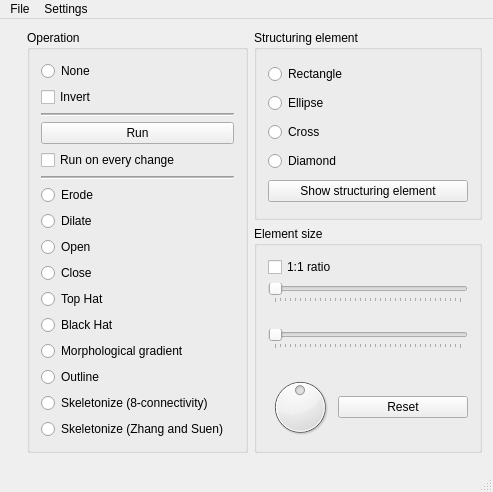
<?xml version="1.0" encoding="UTF-8"?>
<ui version="4.0">
 <author>Kajetan Śwerik</author>
 <class>mainWindowClass</class>
 <widget class="QMainWindow" name="mainWindowClass">
  <property name="geometry">
   <rect>
    <x>0</x>
    <y>0</y>
    <width>464</width>
    <height>442</height>
   </rect>
  </property>
  <property name="sizePolicy">
   <sizepolicy hsizetype="Minimum" vsizetype="Minimum">
    <horstretch>0</horstretch>
    <verstretch>0</verstretch>
   </sizepolicy>
  </property>
  <property name="windowTitle">
   <string>Morph OpenCL</string>
  </property>
  <widget class="QWidget" name="centralWidget">
   <property name="sizePolicy">
    <sizepolicy hsizetype="Minimum" vsizetype="Minimum">
     <horstretch>0</horstretch>
     <verstretch>0</verstretch>
    </sizepolicy>
   </property>
   <property name="maximumSize">
    <size>
     <width>16777215</width>
     <height>16777215</height>
    </size>
   </property>
   <layout class="QGridLayout" name="gridLayout_2">
    <item row="0" column="0">
     <layout class="QGridLayout" name="gridLayout_4">
      <item row="0" column="4">
       <widget class="QGroupBox" name="gbElement">
        <property name="sizePolicy">
         <sizepolicy hsizetype="Minimum" vsizetype="Minimum">
          <horstretch>0</horstretch>
          <verstretch>0</verstretch>
         </sizepolicy>
        </property>
        <property name="minimumSize">
         <size>
          <width>0</width>
          <height>0</height>
         </size>
        </property>
        <property name="maximumSize">
         <size>
          <width>16777215</width>
          <height>16777215</height>
         </size>
        </property>
        <property name="title">
         <string>Structuring element</string>
        </property>
        <layout class="QVBoxLayout" name="verticalLayout">
         <item>
          <widget class="QRadioButton" name="rbRect">
           <property name="text">
            <string>Rectangle</string>
           </property>
          </widget>
         </item>
         <item>
          <widget class="QRadioButton" name="rbEllipse">
           <property name="text">
            <string>Ellipse</string>
           </property>
          </widget>
         </item>
         <item>
          <widget class="QRadioButton" name="rbCross">
           <property name="text">
            <string>Cross</string>
           </property>
          </widget>
         </item>
         <item>
          <widget class="QRadioButton" name="rbDiamond">
           <property name="text">
            <string>Diamond</string>
           </property>
          </widget>
         </item>
         <item>
          <widget class="QPushButton" name="pbShowSE">
           <property name="text">
            <string>Show structuring element</string>
           </property>
          </widget>
         </item>
        </layout>
       </widget>
      </item>
      <item row="1" column="4">
       <widget class="QGroupBox" name="gbElementSize">
        <property name="enabled">
         <bool>true</bool>
        </property>
        <property name="sizePolicy">
         <sizepolicy hsizetype="Minimum" vsizetype="Minimum">
          <horstretch>0</horstretch>
          <verstretch>0</verstretch>
         </sizepolicy>
        </property>
        <property name="minimumSize">
         <size>
          <width>0</width>
          <height>0</height>
         </size>
        </property>
        <property name="maximumSize">
         <size>
          <width>16777215</width>
          <height>16777215</height>
         </size>
        </property>
        <property name="title">
         <string>Element size</string>
        </property>
        <layout class="QGridLayout" name="gridLayout">
         <item row="0" column="0" colspan="2">
          <widget class="QCheckBox" name="cbSquare">
           <property name="text">
            <string>1:1 ratio</string>
           </property>
          </widget>
         </item>
         <item row="1" column="0" colspan="2">
          <widget class="QSlider" name="hsXElementSize">
           <property name="sizePolicy">
            <sizepolicy hsizetype="Minimum" vsizetype="Fixed">
             <horstretch>0</horstretch>
             <verstretch>0</verstretch>
            </sizepolicy>
           </property>
           <property name="minimumSize">
            <size>
             <width>200</width>
             <height>0</height>
            </size>
           </property>
           <property name="minimum">
            <number>1</number>
           </property>
           <property name="maximum">
            <number>75</number>
           </property>
           <property name="pageStep">
            <number>2</number>
           </property>
           <property name="orientation">
            <enum>Qt::Horizontal</enum>
           </property>
           <property name="invertedAppearance">
            <bool>false</bool>
           </property>
           <property name="invertedControls">
            <bool>false</bool>
           </property>
           <property name="tickPosition">
            <enum>QSlider::TicksBelow</enum>
           </property>
           <property name="tickInterval">
            <number>0</number>
           </property>
          </widget>
         </item>
         <item row="2" column="0">
          <widget class="QLabel" name="lbXElementSize">
           <property name="text">
            <string/>
           </property>
           <property name="alignment">
            <set>Qt::AlignRight|Qt::AlignTrailing|Qt::AlignVCenter</set>
           </property>
          </widget>
         </item>
         <item row="3" column="0" colspan="2">
          <widget class="QSlider" name="hsYElementSize">
           <property name="sizePolicy">
            <sizepolicy hsizetype="Minimum" vsizetype="Fixed">
             <horstretch>0</horstretch>
             <verstretch>0</verstretch>
            </sizepolicy>
           </property>
           <property name="minimumSize">
            <size>
             <width>0</width>
             <height>0</height>
            </size>
           </property>
           <property name="minimum">
            <number>1</number>
           </property>
           <property name="maximum">
            <number>75</number>
           </property>
           <property name="pageStep">
            <number>2</number>
           </property>
           <property name="orientation">
            <enum>Qt::Horizontal</enum>
           </property>
           <property name="tickPosition">
            <enum>QSlider::TicksBelow</enum>
           </property>
          </widget>
         </item>
         <item row="4" column="0">
          <widget class="QLabel" name="lbYElementSize">
           <property name="text">
            <string/>
           </property>
           <property name="alignment">
            <set>Qt::AlignRight|Qt::AlignTrailing|Qt::AlignVCenter</set>
           </property>
          </widget>
         </item>
         <item row="5" column="0" rowspan="3">
          <widget class="QDial" name="dialRotation">
           <property name="minimumSize">
            <size>
             <width>64</width>
             <height>64</height>
            </size>
           </property>
           <property name="maximumSize">
            <size>
             <width>64</width>
             <height>64</height>
            </size>
           </property>
           <property name="maximum">
            <number>360</number>
           </property>
           <property name="value">
            <number>180</number>
           </property>
           <property name="orientation">
            <enum>Qt::Horizontal</enum>
           </property>
           <property name="wrapping">
            <bool>true</bool>
           </property>
          </widget>
         </item>
         <item row="5" column="1">
          <widget class="QLabel" name="lbRotation">
           <property name="text">
            <string/>
           </property>
           <property name="alignment">
            <set>Qt::AlignCenter</set>
           </property>
          </widget>
         </item>
         <item row="6" column="1">
          <widget class="QPushButton" name="pbResetRotation">
           <property name="sizePolicy">
            <sizepolicy hsizetype="Preferred" vsizetype="Preferred">
             <horstretch>0</horstretch>
             <verstretch>0</verstretch>
            </sizepolicy>
           </property>
           <property name="text">
            <string>Reset</string>
           </property>
          </widget>
         </item>
        </layout>
       </widget>
      </item>
      <item row="0" column="3" rowspan="2">
       <layout class="QVBoxLayout" name="verticalLayout_3">
        <item>
         <widget class="QGroupBox" name="bpOperation">
          <property name="sizePolicy">
           <sizepolicy hsizetype="Minimum" vsizetype="Minimum">
            <horstretch>0</horstretch>
            <verstretch>0</verstretch>
           </sizepolicy>
          </property>
          <property name="title">
           <string>Operation</string>
          </property>
          <layout class="QGridLayout" name="gridLayout_3">
           <property name="sizeConstraint">
            <enum>QLayout::SetMinimumSize</enum>
           </property>
           <property name="spacing">
            <number>6</number>
           </property>
           <item row="0" column="0" colspan="2">
            <widget class="QRadioButton" name="rbNone">
             <property name="text">
              <string>None</string>
             </property>
            </widget>
           </item>
           <item row="1" column="0" colspan="2">
            <widget class="QCheckBox" name="cbInvert">
             <property name="text">
              <string>Invert</string>
             </property>
            </widget>
           </item>
           <item row="3" column="0" colspan="2">
            <widget class="Line" name="line">
             <property name="frameShadow">
              <enum>QFrame::Sunken</enum>
             </property>
             <property name="lineWidth">
              <number>1</number>
             </property>
             <property name="midLineWidth">
              <number>1</number>
             </property>
             <property name="orientation">
              <enum>Qt::Horizontal</enum>
             </property>
            </widget>
           </item>
           <item row="10" column="0" colspan="2">
            <widget class="QRadioButton" name="rbErode">
             <property name="text">
              <string>Erode</string>
             </property>
            </widget>
           </item>
           <item row="11" column="0" colspan="2">
            <widget class="QRadioButton" name="rbDilate">
             <property name="text">
              <string>Dilate</string>
             </property>
            </widget>
           </item>
           <item row="12" column="0" colspan="2">
            <widget class="QRadioButton" name="rbOpen">
             <property name="text">
              <string>Open</string>
             </property>
            </widget>
           </item>
           <item row="13" column="0" colspan="2">
            <widget class="QRadioButton" name="rbClose">
             <property name="text">
              <string>Close</string>
             </property>
            </widget>
           </item>
           <item row="15" column="0" colspan="2">
            <widget class="QRadioButton" name="rbTopHat">
             <property name="text">
              <string>Top Hat</string>
             </property>
            </widget>
           </item>
           <item row="17" column="0" colspan="2">
            <widget class="QRadioButton" name="rbBlackHat">
             <property name="text">
              <string>Black Hat</string>
             </property>
            </widget>
           </item>
           <item row="20" column="0" colspan="2">
            <widget class="QRadioButton" name="rbSkeleton">
             <property name="text">
              <string>Skeletonize (8-connectivity)</string>
             </property>
            </widget>
           </item>
           <item row="19" column="0" colspan="2">
            <widget class="QRadioButton" name="rbOutline">
             <property name="text">
              <string>Outline</string>
             </property>
            </widget>
           </item>
           <item row="18" column="0">
            <widget class="QRadioButton" name="rbGradient">
             <property name="text">
              <string>Morphological gradient</string>
             </property>
            </widget>
           </item>
           <item row="6" column="0" colspan="2">
            <widget class="QPushButton" name="pbRun">
             <property name="text">
              <string>Run</string>
             </property>
            </widget>
           </item>
           <item row="8" column="0" colspan="2">
            <widget class="QCheckBox" name="cbAutoTrigger">
             <property name="text">
              <string>Run on every change</string>
             </property>
            </widget>
           </item>
           <item row="9" column="0" colspan="2">
            <widget class="Line" name="line_2">
             <property name="lineWidth">
              <number>1</number>
             </property>
             <property name="midLineWidth">
              <number>1</number>
             </property>
             <property name="orientation">
              <enum>Qt::Horizontal</enum>
             </property>
            </widget>
           </item>
           <item row="21" column="0">
            <widget class="QRadioButton" name="rbSkeletonZhang">
             <property name="text">
              <string>Skeletonize (Zhang and Suen)</string>
             </property>
            </widget>
           </item>
          </layout>
         </widget>
        </item>
       </layout>
      </item>
      <item row="2" column="3" colspan="2">
       <spacer name="verticalSpacer">
        <property name="orientation">
         <enum>Qt::Vertical</enum>
        </property>
        <property name="sizeType">
         <enum>QSizePolicy::MinimumExpanding</enum>
        </property>
        <property name="sizeHint" stdset="0">
         <size>
          <width>0</width>
          <height>0</height>
         </size>
        </property>
       </spacer>
      </item>
      <item row="0" column="0" rowspan="3">
       <layout class="QVBoxLayout" name="verticalLayout_4">
        <item>
         <widget class="GLWidget" name="glWidget" native="true">
          <property name="sizePolicy">
           <sizepolicy hsizetype="Minimum" vsizetype="Minimum">
            <horstretch>0</horstretch>
            <verstretch>0</verstretch>
           </sizepolicy>
          </property>
          <property name="minimumSize">
           <size>
            <width>10</width>
            <height>10</height>
           </size>
          </property>
         </widget>
        </item>
        <item>
         <spacer name="verticalSpacer_2">
          <property name="orientation">
           <enum>Qt::Vertical</enum>
          </property>
          <property name="sizeType">
           <enum>QSizePolicy::MinimumExpanding</enum>
          </property>
          <property name="sizeHint" stdset="0">
           <size>
            <width>0</width>
            <height>0</height>
           </size>
          </property>
         </spacer>
        </item>
       </layout>
      </item>
     </layout>
    </item>
    <item row="0" column="1">
     <spacer name="horizontalSpacer">
      <property name="orientation">
       <enum>Qt::Horizontal</enum>
      </property>
      <property name="sizeType">
       <enum>QSizePolicy::MinimumExpanding</enum>
      </property>
      <property name="sizeHint" stdset="0">
       <size>
        <width>0</width>
        <height>0</height>
       </size>
      </property>
     </spacer>
    </item>
   </layout>
  </widget>
  <widget class="QStatusBar" name="statusBar"/>
  <widget class="QMenuBar" name="menuBar">
   <property name="geometry">
    <rect>
     <x>0</x>
     <y>0</y>
     <width>485</width>
     <height>20</height>
    </rect>
   </property>
   <widget class="QMenu" name="menuFile">
    <property name="title">
     <string>File</string>
    </property>
    <addaction name="actionCameraInput"/>
    <addaction name="actionOpen"/>
    <addaction name="actionSave"/>
    <addaction name="separator"/>
    <addaction name="actionSaveSE"/>
    <addaction name="actionOpenSE"/>
    <addaction name="separator"/>
    <addaction name="actionExit"/>
   </widget>
   <widget class="QMenu" name="menuSettings">
    <property name="title">
     <string>Settings</string>
    </property>
    <addaction name="actionOpenCL"/>
    <addaction name="actionPickMethod"/>
   </widget>
   <addaction name="menuFile"/>
   <addaction name="menuSettings"/>
  </widget>
  <action name="actionOpen">
   <property name="text">
    <string>&amp;Open image</string>
   </property>
  </action>
  <action name="actionSave">
   <property name="text">
    <string>&amp;Save image</string>
   </property>
  </action>
  <action name="actionExit">
   <property name="text">
    <string>E&amp;xit</string>
   </property>
  </action>
  <action name="actionUse_OpenCL">
   <property name="checkable">
    <bool>true</bool>
   </property>
   <property name="text">
    <string>Use OpenCL</string>
   </property>
  </action>
  <action name="actionOpenCL_Settings">
   <property name="text">
    <string>OpenCL Settings</string>
   </property>
  </action>
  <action name="actionOpenCL">
   <property name="checkable">
    <bool>true</bool>
   </property>
   <property name="text">
    <string>Use OpenCL</string>
   </property>
   <property name="toolTip">
    <string>Use OpenCL instead of OpenCV</string>
   </property>
  </action>
  <action name="actionPickMethod">
   <property name="text">
    <string>Pick method</string>
   </property>
   <property name="toolTip">
    <string>Pick method again (buffer 1D or 2D)</string>
   </property>
  </action>
  <action name="actionCameraInput">
   <property name="checkable">
    <bool>true</bool>
   </property>
   <property name="text">
    <string>From camera</string>
   </property>
  </action>
  <action name="actionSaveSE">
   <property name="text">
    <string>Save structuring element</string>
   </property>
  </action>
  <action name="actionOpenSE">
   <property name="text">
    <string>Open structuring element</string>
   </property>
  </action>
 </widget>
 <layoutdefault spacing="6" margin="11"/>
 <customwidgets>
  <customwidget>
   <class>GLWidget</class>
   <extends>QWidget</extends>
   <header>glwidget.h</header>
   <container>1</container>
  </customwidget>
 </customwidgets>
 <tabstops>
  <tabstop>rbNone</tabstop>
  <tabstop>cbInvert</tabstop>
  <tabstop>rbErode</tabstop>
  <tabstop>rbDilate</tabstop>
  <tabstop>rbOpen</tabstop>
  <tabstop>rbClose</tabstop>
  <tabstop>rbTopHat</tabstop>
  <tabstop>rbBlackHat</tabstop>
  <tabstop>rbOutline</tabstop>
  <tabstop>rbSkeleton</tabstop>
  <tabstop>rbRect</tabstop>
  <tabstop>rbEllipse</tabstop>
  <tabstop>rbCross</tabstop>
  <tabstop>rbDiamond</tabstop>
  <tabstop>cbSquare</tabstop>
  <tabstop>hsXElementSize</tabstop>
  <tabstop>hsYElementSize</tabstop>
 </tabstops>
 <resources/>
 <connections/>
</ui>
